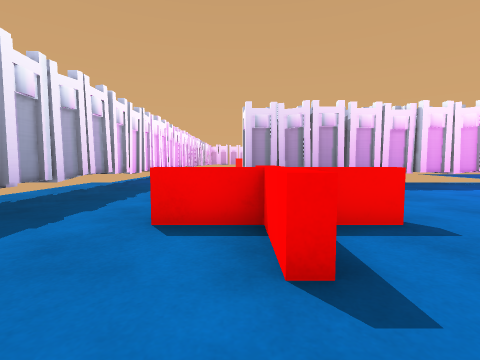
[1] (above)

20 first-person views from a walk through a Unity game level. The camera is 0.72 m above the floor, tilts 4° down and sees 85° across. The floor is counted in squares, 1 m on a side. Each view is taken from the middle of a square. On the plan, view 1 faces up. The plan holds only what a view shows up to about 9 squares ahead; the rest is blank. The player is left out.

[2]
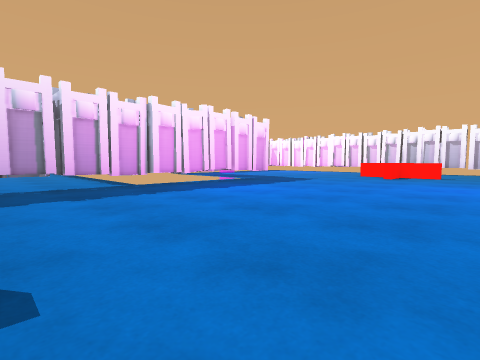

[3]
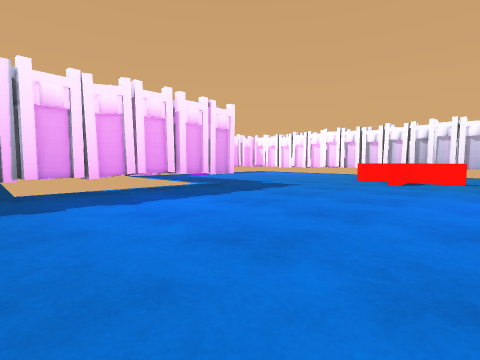

[4]
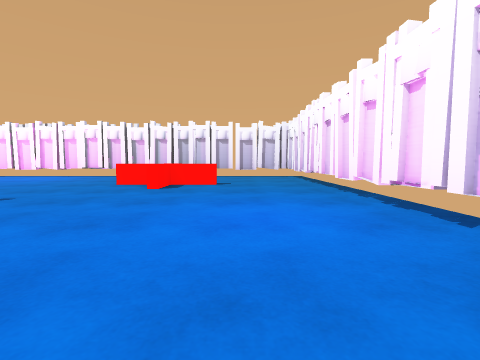

[5]
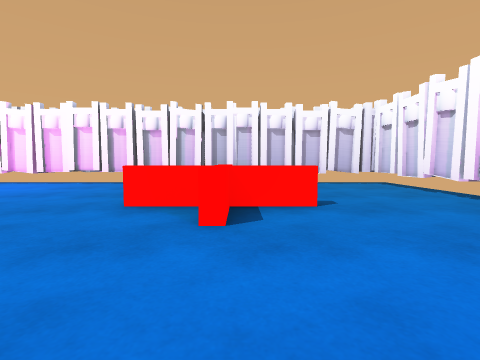

[6]
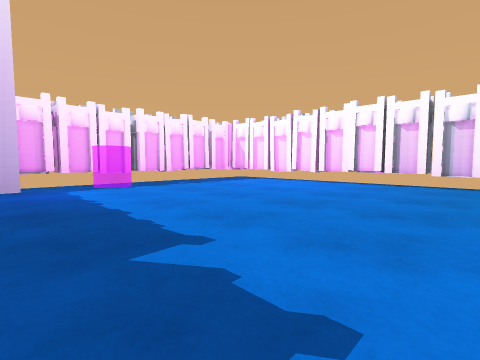

[7]
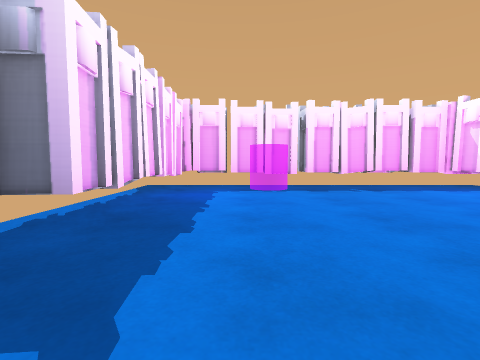

[8]
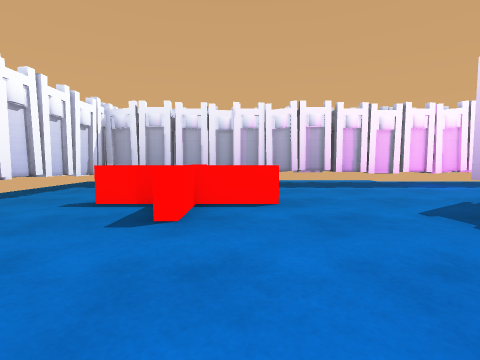

[9]
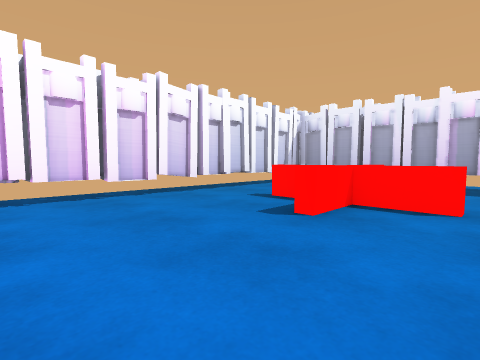

[10]
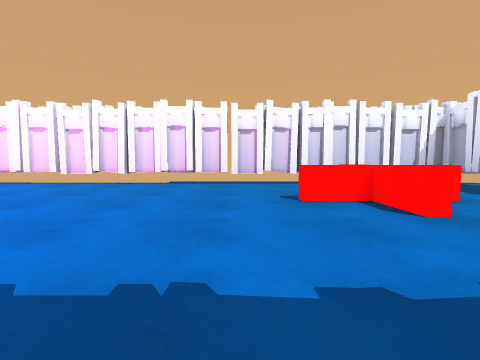

[11]
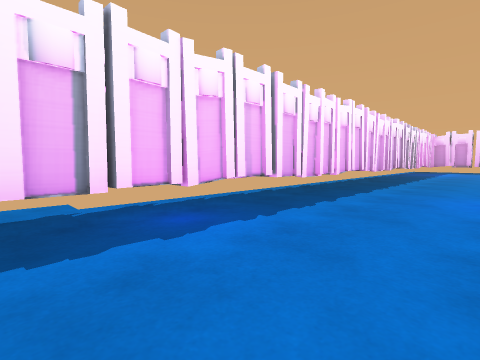

[12]
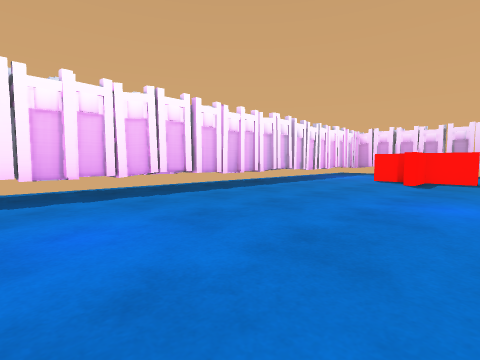

[13]
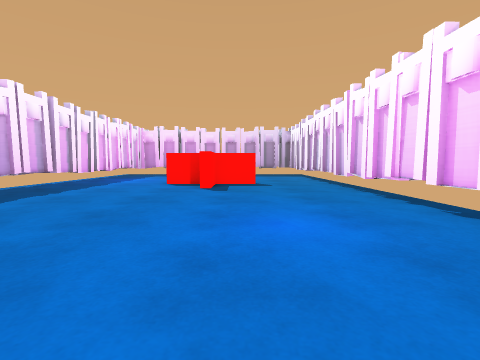

[14]
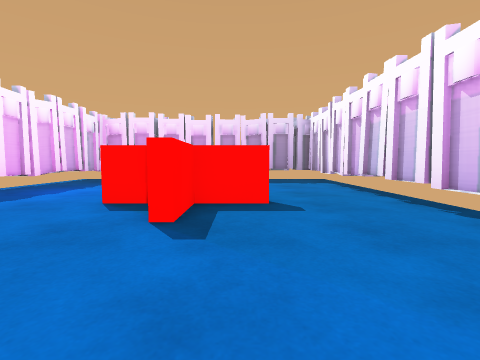

[15]
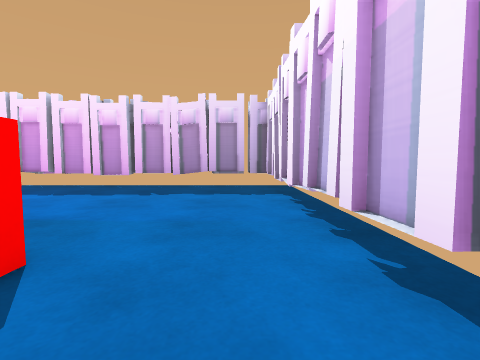

[16]
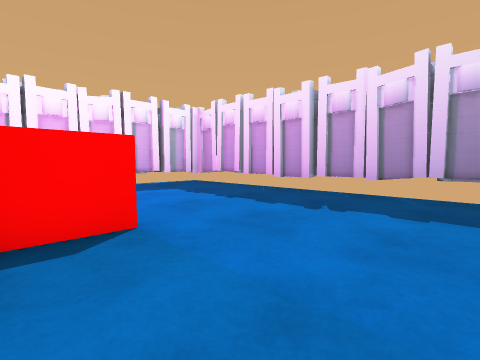

[17]
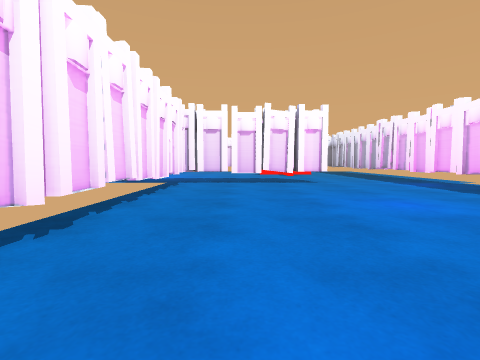

[18]
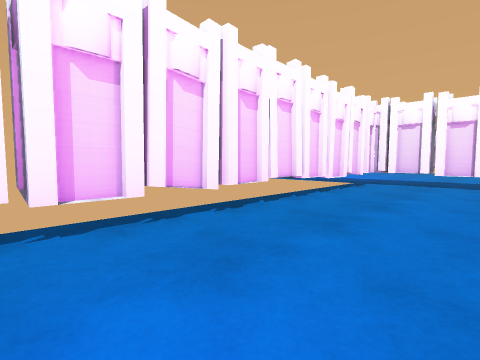

[19]
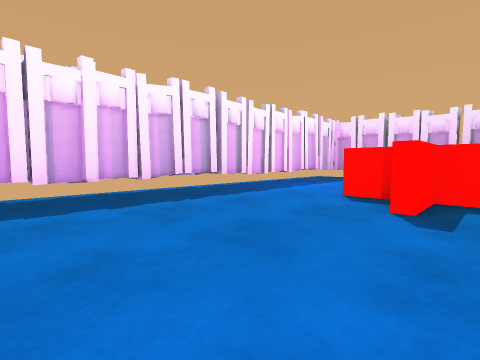

[20]
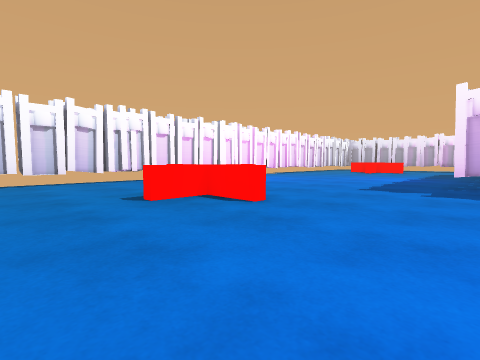

### Floor plan
Key: @ floor where view 1 was taken; # wall or solid block; x gap in a wall; . floor; O other object.
Columns run from 4 left of view 1 to 20 right of it. Each row starts with its distance up from view 1.
 30 ##########
 29 #........#
 28 #........#
 27 #........#
 26 #........#
 25 #....O...#
 24 #...OOO..#
 23 #....O...#
 22 #....O...#
 21 #........#
 20 #........#
 19 #........#
 18 #........#
 17 #........#
 16 #........#
 15 #........#     ##########
 14 #........#     #.. .....#
 13 #........#     #........#
 12 #........#     #........#
 11 #........#     #........#
 10 #........#     #........#
  9 #....#######   #........#
  8 #.........######........#
  7 #.......................#
  6 #..................O....#
  5 #..................O....#
  4 #...O.............OOOO..#
  3 #..OOOO............O....#
  2 #...O...................x
  1 #.......................#
  0 ##..@...###...##........#
 -1  ########################

Positions as (right, up) in squares from view 1, and headings:
1: (0, 0), facing up
2: (2, 1), facing up-right
3: (5, 2), facing up-right
4: (7, 2), facing right
5: (11, 4), facing right
6: (11, 6), facing up-right
7: (13, 7), facing up
8: (5, 4), facing left
9: (5, 5), facing down-left
10: (3, 8), facing down
11: (0, 8), facing up-left
12: (3, 13), facing up-left
13: (2, 15), facing up
14: (2, 19), facing up
15: (4, 22), facing up
16: (4, 24), facing up-left
17: (3, 18), facing down
18: (2, 18), facing down-right
19: (2, 18), facing up-left
20: (19, 9), facing down-left
